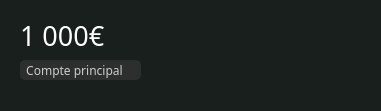
   <widget class="QWidget" name="widget_12" native="true">
    <property name="geometry">
     <rect>
      <x>1240</x>
      <y>150</y>
      <width>381</width>
      <height>111</height>
     </rect>
    </property>
    <property name="styleSheet">
     <string notr="true">QWidget {
    background-color: #181F1C;
border-radius: 10px; 
}</string>
    </property>
    <widget class="QLabel" name="labelFirstAccountBalance">
     <property name="geometry">
      <rect>
       <x>20</x>
       <y>20</y>
       <width>221</width>
       <height>31</height>
      </rect>
     </property>
     <property name="font">
      <font>
       <family>Montserrat SemiBold</family>
       <pointsize>20</pointsize>
      </font>
     </property>
     <property name="styleSheet">
      <string notr="true">QLabel {
    color: white;
}</string>
     </property>
     <property name="text">
      <string>1 000€</string>
     </property>
    </widget>
    <widget class="QLabel" name="label_36">
     <property name="geometry">
      <rect>
       <x>20</x>
       <y>60</y>
       <width>121</width>
       <height>20</height>
      </rect>
     </property>
     <property name="font">
      <font>
       <family>Montserrat Light</family>
       <pointsize>9</pointsize>
      </font>
     </property>
     <property name="styleSheet">
      <string notr="true">QLabel {
    background-color: #2D2E2E;
    color: #CCCCCC;
    border-radius: 5px; 
}</string>
     </property>
     <property name="text">
      <string>  Compte principal</string>
     </property>
    </widget>
    <widget class="QFrame" name="frame_9">
     <property name="geometry">
      <rect>
       <x>330</x>
       <y>10</y>
       <width>41</width>
       <height>31</height>
      </rect>
     </property>
     <property name="styleSheet">
      <string notr="true">QFrame{
background:url(:/assets/nut.png);
background-repeat: none;
background-position: center;
}</string>
     </property>
     <property name="frameShape">
      <enum>QFrame::StyledPanel</enum>
     </property>
     <property name="frameShadow">
      <enum>QFrame::Raised</enum>
     </property>
    </widget>
   </widget>
